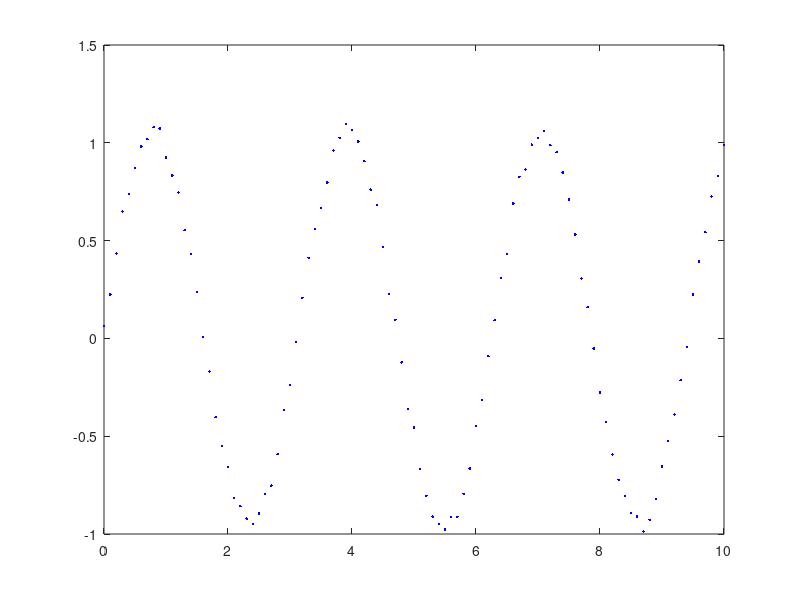

Recreate this plot in MATLAB. (Note: this script raises an error after producing the figure.)
%% 
% *Nonlinear Support Vector Machine*
% 
% Consider the training data given. Find the nonlinear regression function given 
% by the nonlinear SVM using a Gaussian kernel with γ = 1 and parameters ε = 0.3, 
% C = 10. Moreover, find the support vectors.

close all;
clear;
clc;

matlab.lang.OnOffSwitchState = 1;

data = [ 0    0.0620
    0.1000    0.2247
    0.2000    0.4340
    0.3000    0.6490
    0.4000    0.7370
    0.5000    0.8719
    0.6000    0.9804
    0.7000    1.0192
    0.8000    1.0794
    0.9000    1.0726
    1.0000    0.9252
    1.1000    0.8322
    1.2000    0.7457
    1.3000    0.5530
    1.4000    0.4324
    1.5000    0.2384
    1.6000    0.0060
    1.7000   -0.1695
    1.8000   -0.4023
    1.9000   -0.5487
    2.0000   -0.6583
    2.1000   -0.8156
    2.2000   -0.8582
    2.3000   -0.9217
    2.4000   -0.9478
    2.5000   -0.8950
    2.6000   -0.7947
    2.7000   -0.7529
    2.8000   -0.5917
    2.9000   -0.3654
    3.0000   -0.2392
    3.1000   -0.0172
    3.2000    0.2067
    3.3000    0.4111
    3.4000    0.5594
    3.5000    0.6678
    3.6000    0.7973
    3.7000    0.9605
    3.8000    1.0246
    3.9000    1.0947
    4.0000    1.0640
    4.1000    1.0070
    4.2000    0.9069
    4.3000    0.7604
    4.4000    0.6811
    4.5000    0.4661
    4.6000    0.2259
    4.7000    0.0944
    4.8000   -0.1224
    4.9000   -0.3606
    5.0000   -0.4550
    5.1000   -0.6669
    5.2000   -0.8049
    5.3000   -0.9114
    5.4000   -0.9498
    5.5000   -0.9771
    5.6000   -0.9140
    5.7000   -0.9127
    5.8000   -0.7953
    5.9000   -0.6653
    6.0000   -0.4486
    6.1000   -0.3138
    6.2000   -0.0900
    6.3000    0.0940
    6.4000    0.3098
    6.5000    0.4316
    6.6000    0.6899
    6.7000    0.8252
    6.8000    0.8642
    6.9000    0.9903
    7.0000    1.0232
    7.1000    1.0610
    7.2000    0.9887
    7.3000    0.9528
    7.4000    0.8486
    7.5000    0.7103
    7.6000    0.5312
    7.7000    0.3067
    7.8000    0.1591
    7.9000   -0.0511
    8.0000   -0.2771
    8.1000   -0.4264
    8.2000   -0.5930
    8.3000   -0.7232
    8.4000   -0.8070
    8.5000   -0.8913
    8.6000   -0.9097
    8.7000   -0.9874
    8.8000   -0.9269
    8.9000   -0.8212
    9.0000   -0.6551
    9.1000   -0.5258
    9.2000   -0.3894
    9.3000   -0.2136
    9.4000   -0.0436
    9.5000    0.2240
    9.6000    0.3940
    9.7000    0.5431
    9.8000    0.7247
    9.9000    0.8305
   10.0000    0.9881];

x = data(:,1);
y = data(:,2);
l = length(x); % number of points

plot(x,y,'b.');
%%

%% nonlinear regression - dual problem

epsilon = 0.2;
C = 10;

% define the problem
X = zeros(l,l);
for i = 1:l
    for j = 1:l
        X(i,j) = kernel(x(i),x(j)) ;
    end
end
Q = [ X -X ; -X X ];
c = epsilon*ones(2*l,1) + [-y;y]; 

% solve the problem
options = optimset('Display', 'off');
solution = quadprog(Q,c,[],[],[ones(1,l) -ones(1,l)],0,zeros(2*l,1),C*ones(2*l,1), [], options);
lap = solution(1:l);
lam = solution(l+1:2*l);

% compute b
ind = find(lap > 1e-3 & lap < C-1e-3);
if ~isempty(ind)
    i = ind(1);
    b = y(i) - epsilon;
    for j = 1:l
        b = b - (lap(j)-lam(j))*kernel(x(i),x(j));
    end
else
    ind = find(lam > 1e-3 & lam < C-1e-3);
    i = ind(1);
    b = y(i) + epsilon ;
    for j = 1:l
        b = b - (lap(j)-lam(j))*kernel(x(i),x(j));
    end
end

% find regression and epsilon-tube
z = zeros(l,1);
for i = 1:l
    z(i) = b ;
    for j = 1:l
        z(i) = z(i) + (lap(j)-lam(j))*kernel(x(i),x(j));
    end
end
zp = z + epsilon ;
zm = z - epsilon ;


% find support vectors
sv = [find(lap > 1e-3)
      find(lam > 1e-3)]; 
sv = sort(sv);

%% plot the solution
plot(x,y,'b.',x(sv),y(sv),...
    'ro',x,z,'k-',x,zp,'r-',x,zm,'r-');

legend('Data','Support vectors',...
    'regression','\epsilon-tube',...
    'Location','NorthEast')
%%
function v = kernel(x,y)
    %% kernel function
    gamma = 1 ;
    v = exp(-gamma*norm(x-y)^2);
end